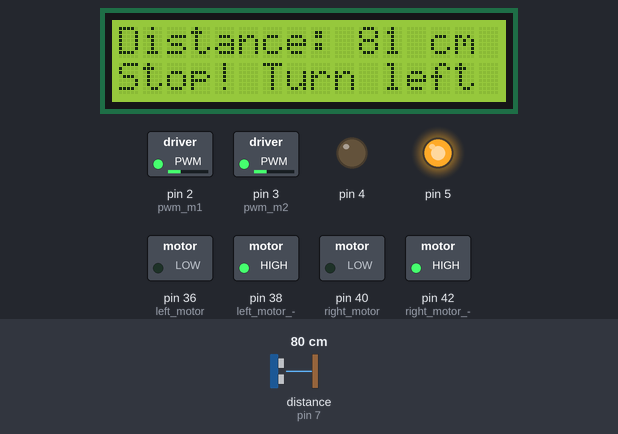
Recording of a sketch running on a simulated Arduino Mega 2560, built with avr-gcc and run on an emulated ATmega2560. On the bench: 16×2 character LCD, switched loads named in the sketch (green lamp = pin HIGH), output pins drawn as LEDs (lit = HIGH). The inputs (shaded band) are chosen by the test bench; at power-on: distance to the obstacle (sensor on pin 7) 80 cm. The echo pulse lasts 58.3 µs per cm; what the sketch prints to the serial monitor is not drawn.

Above: at 1.2 s.
1.3 s: distance to the obstacle (sensor on pin 7) set to 2 cm
At 5.9 s:
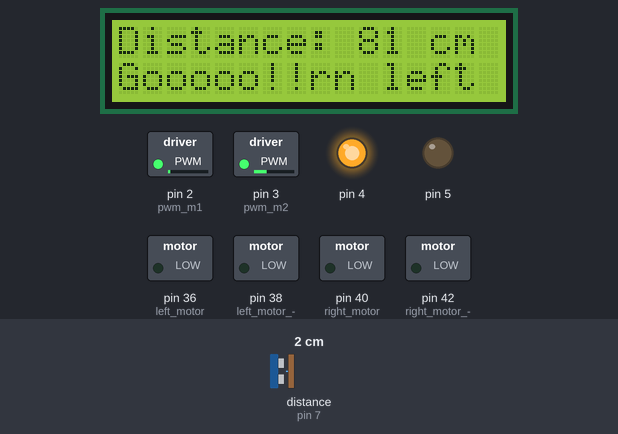
13.2 s: distance to the obstacle (sensor on pin 7) set to 4 cm
At 18.4 s:
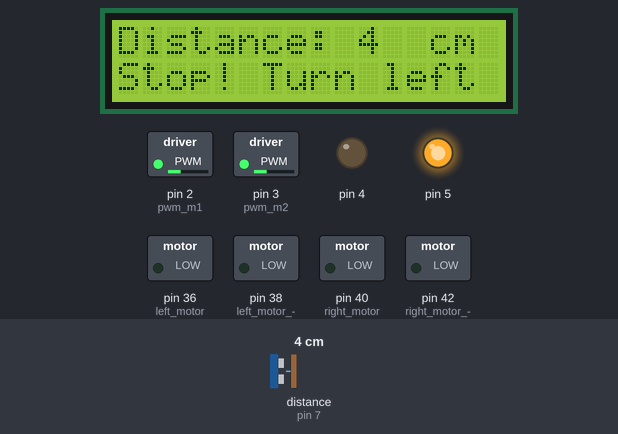
20.1 s: distance to the obstacle (sensor on pin 7) set to 9 cm
At 27.6 s:
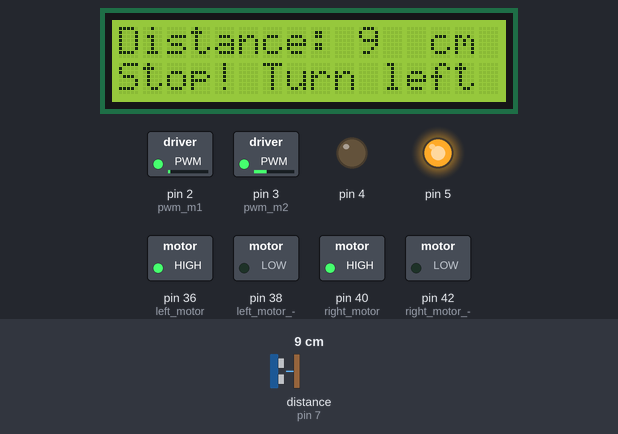
Timing chart, 0 to 32.8 s (numbered marks = the images above; inputs shaded):
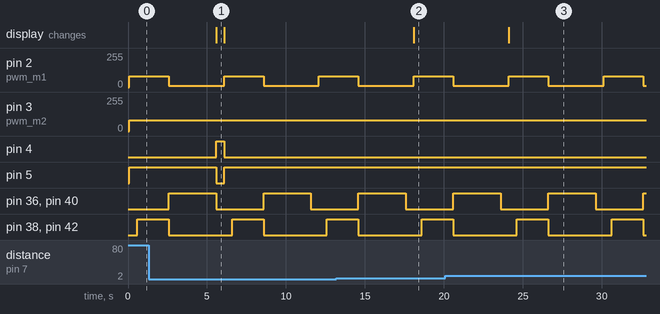

The sketch:

Sonar_test.ino
```cpp
#include<LiquidCrystal.h>
#include<NewPing.h>
#define trig 6
#define echo 7
#define pwm_m1 2 //left motor
#define pwm_m2 3 //right motor
#define max_distance 200
LiquidCrystal lcd(8,9,10,11,12,13);
NewPing sonar(trig,echo,max_distance);
int speeds = 80;
void setup() {
  pinMode(36,OUTPUT); //left motor +
  pinMode(38,OUTPUT); //left motor -
  pinMode(40,OUTPUT); //right motor +
  pinMode(42,OUTPUT); //right motor -
  pinMode(2,OUTPUT); //left motor
  pinMode(3,OUTPUT); //right motor
  pinMode(4,OUTPUT);
  pinMode(5,OUTPUT);
  Serial.begin(9600);
  lcd.begin(16,2);
  lcd.clear();

}
void display_format1()
{
  lcd.setCursor(0,0);
  lcd.print("Distance:");
  lcd.setCursor(13,0);
  lcd.print("cm");
}
void motor_forward(){
  digitalWrite(36,HIGH);
  digitalWrite(38,LOW);
  digitalWrite(40,HIGH);
  digitalWrite(42,LOW);
  analogWrite(pwm_m1,speeds);
  analogWrite(pwm_m2,speeds);
}
void motor_backward(){
  digitalWrite(36,LOW);
  digitalWrite(38,HIGH);
  digitalWrite(40,LOW);
  digitalWrite(42,HIGH);
  analogWrite(pwm_m1,speeds);
  analogWrite(pwm_m2,speeds);
}
void motor_left(){
  digitalWrite(36,HIGH);
  digitalWrite(38,LOW);
  digitalWrite(40,HIGH);
  digitalWrite(42,LOW);
  analogWrite(pwm_m1,10);
  analogWrite(pwm_m2,speeds);
}

void motor_right(){

  digitalWrite(36,HIGH);
  digitalWrite(38,LOW);
  digitalWrite(40,HIGH);
  digitalWrite(42,LOW);
  analogWrite(pwm_m1,speeds);
  analogWrite(pwm_m2,10);
}
void stopp()
{
  digitalWrite(36,LOW);
  digitalWrite(38,LOW);
  digitalWrite(40,LOW);
  digitalWrite(42,LOW);
}


void loop() {
  lcd.clear();
  int distance=sonar.ping_cm();
  motor_forward();
  Serial.println(distance);

  display_format1();
  lcd.setCursor(10,0);
  lcd.print(distance);

  if(0<distance<=20)
  {
    lcd.setCursor(0,1);
    lcd.print("Stop! Turn left");
    digitalWrite(5,HIGH);
    digitalWrite(4,LOW);
    stopp();
    delay(500);
    motor_backward();
    delay(2000);
    motor_left();
    delay(3000);
    stopp();
  }
  if (distance>20)
  {
    lcd.setCursor(0,1);
    lcd.print("Gooooo!!");
    digitalWrite(4,HIGH);
    digitalWrite(5,LOW);
  }

  delay(500);

}
```

Measured:
- after the input at 1.3 s, pin 4: goes on until 6.1 s, then stays LOW; pin 5: goes on until 6.1 s, then stays HIGH
- after the input at 13.2 s, the display: changes after 4.9 s (image 2)
- after the input at 20.1 s, the display: changes after 4.0 s (image 3)
- by itself, pin 2 (pwm_m1): alternates 80/255 for 2.5 s and 10/255 for 3.5 s
- by itself, pin 36 (left_motor), pin 40 (right_motor): alternates HIGH for 3.0 s and LOW for 3.0 s
- by itself, pin 38 (left_motor_-), pin 42 (right_motor_-): alternates HIGH for 2.0 s and LOW for 4.0 s
- what the display in image 1 shows lasts 0.5 s, from 5.6 s to 6.1 s
